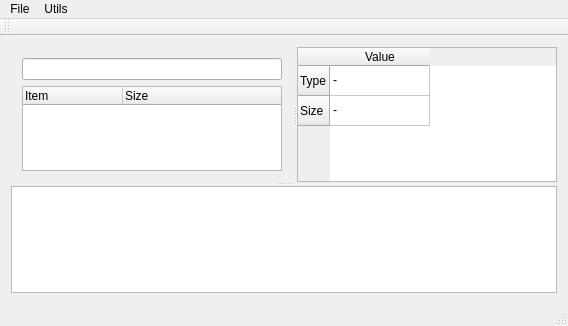
<?xml version="1.0" encoding="UTF-8"?>
<ui version="4.0">
 <class>MainWindow</class>
 <widget class="QMainWindow" name="MainWindow">
  <property name="geometry">
   <rect>
    <x>0</x>
    <y>0</y>
    <width>568</width>
    <height>326</height>
   </rect>
  </property>
  <property name="windowTitle">
   <string>MainWindow</string>
  </property>
  <widget class="QWidget" name="centralWidget">
   <layout class="QVBoxLayout" name="verticalLayout_2">
    <item>
     <widget class="QSplitter" name="splitter_2">
      <property name="orientation">
       <enum>Qt::Vertical</enum>
      </property>
      <widget class="QSplitter" name="splitter">
       <property name="orientation">
        <enum>Qt::Horizontal</enum>
       </property>
       <widget class="QWidget" name="layoutWidget">
        <layout class="QVBoxLayout" name="verticalLayout">
         <item>
          <widget class="QLineEdit" name="le_filter"/>
         </item>
         <item>
          <widget class="QTreeWidget" name="treeWidget">
           <column>
            <property name="text">
             <string notr="true">Item</string>
            </property>
           </column>
           <column>
            <property name="text">
             <string>Size</string>
            </property>
           </column>
          </widget>
         </item>
        </layout>
       </widget>
       <widget class="QTableWidget" name="tw_details">
        <row>
         <property name="text">
          <string>Type</string>
         </property>
        </row>
        <row>
         <property name="text">
          <string>Size</string>
         </property>
        </row>
        <column>
         <property name="text">
          <string>Value</string>
         </property>
        </column>
        <item row="0" column="0">
         <property name="text">
          <string>-</string>
         </property>
        </item>
        <item row="1" column="0">
         <property name="text">
          <string>-</string>
         </property>
        </item>
       </widget>
      </widget>
      <widget class="QTextEdit" name="textEdit_2"/>
     </widget>
    </item>
   </layout>
  </widget>
  <widget class="QMenuBar" name="menuBar">
   <property name="geometry">
    <rect>
     <x>0</x>
     <y>0</y>
     <width>568</width>
     <height>25</height>
    </rect>
   </property>
   <widget class="QMenu" name="menuFile">
    <property name="title">
     <string>File</string>
    </property>
   </widget>
   <widget class="QMenu" name="menuUtils">
    <property name="title">
     <string>Utils</string>
    </property>
    <widget class="QMenu" name="menuExport">
     <property name="title">
      <string>Export</string>
     </property>
     <addaction name="actionExtract_all_to"/>
     <addaction name="actionExtract_texts_to"/>
     <addaction name="actionExtract_images_to"/>
    </widget>
    <addaction name="menuExport"/>
   </widget>
   <addaction name="menuFile"/>
   <addaction name="menuUtils"/>
  </widget>
  <widget class="QToolBar" name="mainToolBar">
   <attribute name="toolBarArea">
    <enum>TopToolBarArea</enum>
   </attribute>
   <attribute name="toolBarBreak">
    <bool>false</bool>
   </attribute>
  </widget>
  <widget class="QStatusBar" name="statusBar"/>
  <action name="actionExtract_all_to">
   <property name="text">
    <string>Extract all to...</string>
   </property>
  </action>
  <action name="actionExtract_texts_to">
   <property name="text">
    <string>Extract texts to...</string>
   </property>
  </action>
  <action name="actionExtract_images_to">
   <property name="text">
    <string>Extract images to...</string>
   </property>
  </action>
 </widget>
 <layoutdefault spacing="6" margin="11"/>
 <resources/>
 <connections/>
</ui>
